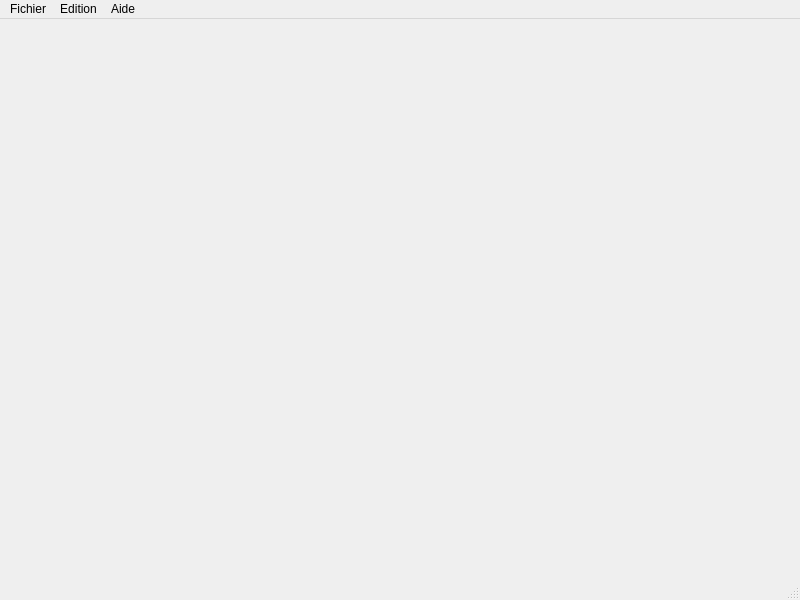
<?xml version="1.0" encoding="UTF-8"?>
<ui version="4.0">
 <class>TvDownloaderMainWindow</class>
 <widget class="QMainWindow" name="TvDownloaderMainWindow">
  <property name="geometry">
   <rect>
    <x>0</x>
    <y>0</y>
    <width>800</width>
    <height>600</height>
   </rect>
  </property>
  <property name="windowTitle">
   <string>TvDownloader</string>
  </property>
  <property name="windowIcon">
   <iconset>
    <normaloff>ico/TVDownloader.png</normaloff>ico/TVDownloader.png</iconset>
  </property>
  <widget class="QWidget" name="centralwidget">
   <widget class="QWidget" name="widget" native="true">
    <property name="geometry">
     <rect>
      <x>20</x>
      <y>5</y>
      <width>760</width>
      <height>540</height>
     </rect>
    </property>
   </widget>
  </widget>
  <widget class="QMenuBar" name="menubar">
   <property name="geometry">
    <rect>
     <x>0</x>
     <y>0</y>
     <width>800</width>
     <height>25</height>
    </rect>
   </property>
   <widget class="QMenu" name="menuFichier">
    <property name="title">
     <string>Fichier</string>
    </property>
    <addaction name="actionQuit"/>
   </widget>
   <widget class="QMenu" name="menuEdition">
    <property name="title">
     <string>Edition</string>
    </property>
    <addaction name="actionUpdatePlugins"/>
    <addaction name="actionPreferences"/>
   </widget>
   <widget class="QMenu" name="menuAide">
    <property name="title">
     <string>Aide</string>
    </property>
    <addaction name="actionAbout"/>
   </widget>
   <addaction name="menuFichier"/>
   <addaction name="menuEdition"/>
   <addaction name="menuAide"/>
  </widget>
  <widget class="QStatusBar" name="statusbar"/>
  <action name="actionQuit">
   <property name="icon">
    <iconset>
     <normaloff>ico/gtk-quit.svg</normaloff>ico/gtk-quit.svg</iconset>
   </property>
   <property name="text">
    <string>Quitter</string>
   </property>
   <property name="menuRole">
    <enum>QAction::QuitRole</enum>
   </property>
   <property name="iconVisibleInMenu">
    <bool>true</bool>
   </property>
  </action>
  <action name="actionAbout">
   <property name="icon">
    <iconset>
     <normaloff>ico/gtk-about.svg</normaloff>ico/gtk-about.svg</iconset>
   </property>
   <property name="text">
    <string>A propos</string>
   </property>
   <property name="iconVisibleInMenu">
    <bool>true</bool>
   </property>
  </action>
  <action name="actionUpdatePlugins">
   <property name="icon">
    <iconset>
     <normaloff>ico/gtk-refresh.svg</normaloff>ico/gtk-refresh.svg</iconset>
   </property>
   <property name="text">
    <string>Mise à jour des plugins</string>
   </property>
   <property name="iconVisibleInMenu">
    <bool>true</bool>
   </property>
  </action>
  <action name="actionPreferences">
   <property name="icon">
    <iconset>
     <normaloff>ico/gtk-preferences.svg</normaloff>ico/gtk-preferences.svg</iconset>
   </property>
   <property name="text">
    <string>Préférences</string>
   </property>
   <property name="iconVisibleInMenu">
    <bool>true</bool>
   </property>
  </action>
 </widget>
 <resources/>
 <connections/>
</ui>
